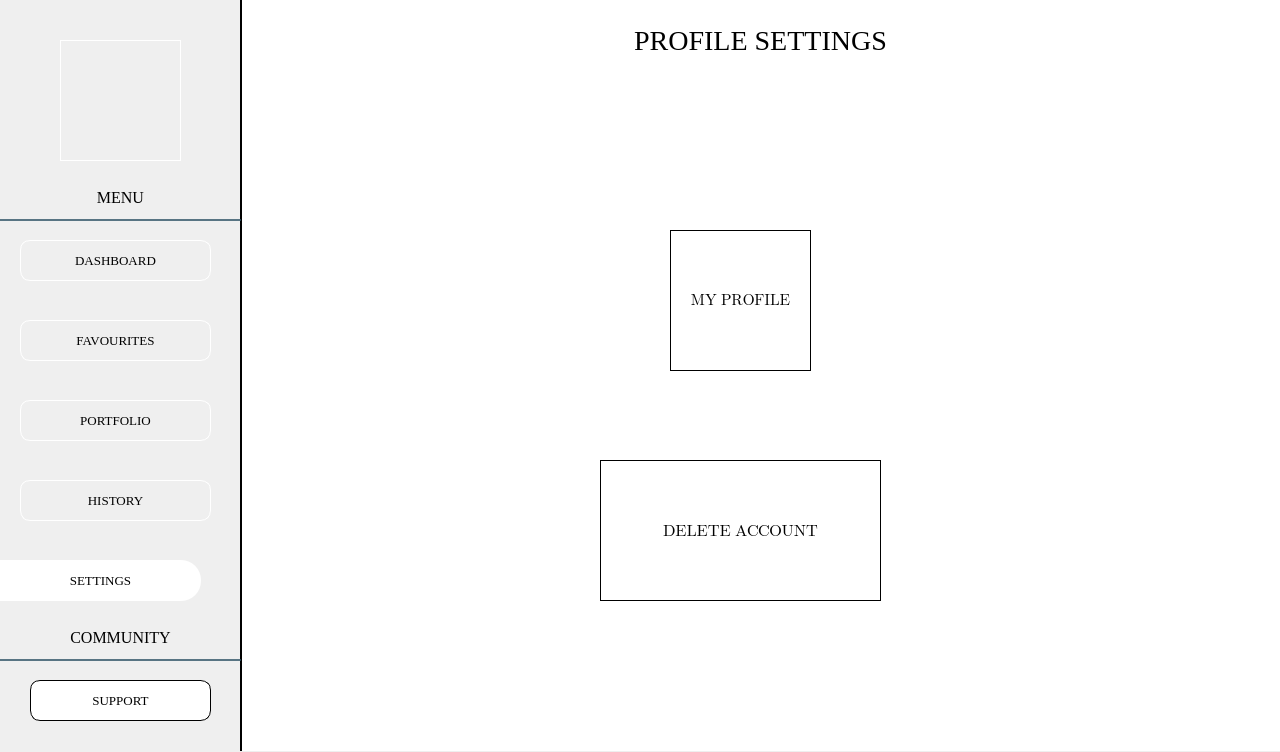
<?xml version="1.0" encoding="UTF-8"?>
<ui version="4.0">
 <class>Form</class>
 <widget class="QWidget" name="Form">
  <property name="geometry">
   <rect>
    <x>0</x>
    <y>0</y>
    <width>1280</width>
    <height>752</height>
   </rect>
  </property>
  <property name="windowTitle">
   <string>Form</string>
  </property>
  <widget class="QLabel" name="label">
   <property name="geometry">
    <rect>
     <x>0</x>
     <y>0</y>
     <width>1280</width>
     <height>750</height>
    </rect>
   </property>
   <property name="styleSheet">
    <string notr="true">background-image: url(:/Main/BG.jpg);</string>
   </property>
   <property name="text">
    <string/>
   </property>
  </widget>
  <widget class="QPushButton" name="hist">
   <property name="geometry">
    <rect>
     <x>20</x>
     <y>480</y>
     <width>191</width>
     <height>41</height>
    </rect>
   </property>
   <property name="font">
    <font>
     <family>Times New Roman</family>
     <pointsize>10</pointsize>
    </font>
   </property>
   <property name="styleSheet">
    <string notr="true">border-radius:10px;
border:0.5px solid rgb(255,255,255);</string>
   </property>
   <property name="text">
    <string>HISTORY</string>
   </property>
  </widget>
  <widget class="QPushButton" name="sett">
   <property name="geometry">
    <rect>
     <x>0</x>
     <y>560</y>
     <width>201</width>
     <height>41</height>
    </rect>
   </property>
   <property name="font">
    <font>
     <family>Times New Roman</family>
     <pointsize>10</pointsize>
    </font>
   </property>
   <property name="styleSheet">
    <string notr="true">background-color: rgb(255, 255, 255);
border-bottom-right-radius:20px;
border-top-right-radius:20px;
</string>
   </property>
   <property name="text">
    <string>SETTINGS</string>
   </property>
  </widget>
  <widget class="QPushButton" name="fav">
   <property name="geometry">
    <rect>
     <x>20</x>
     <y>320</y>
     <width>191</width>
     <height>41</height>
    </rect>
   </property>
   <property name="font">
    <font>
     <family>Times New Roman</family>
     <pointsize>10</pointsize>
    </font>
   </property>
   <property name="styleSheet">
    <string notr="true">border-radius:10px;
border:0.5px solid rgb(255,255,255);</string>
   </property>
   <property name="text">
    <string>FAVOURITES</string>
   </property>
  </widget>
  <widget class="QLabel" name="label_3">
   <property name="geometry">
    <rect>
     <x>240</x>
     <y>0</y>
     <width>1041</width>
     <height>751</height>
    </rect>
   </property>
   <property name="styleSheet">
    <string notr="true">background-color: rgb(255, 255, 255);
border-left:2px solid


</string>
   </property>
   <property name="text">
    <string/>
   </property>
  </widget>
  <widget class="QLabel" name="label_6">
   <property name="geometry">
    <rect>
     <x>60</x>
     <y>40</y>
     <width>121</width>
     <height>121</height>
    </rect>
   </property>
   <property name="styleSheet">
    <string notr="true">image: url(:/IMAGES/AMJH - Copy - Copy.png);

border:1px solid rgb(255, 255, 255);</string>
   </property>
   <property name="text">
    <string>&lt;html&gt;&lt;head/&gt;&lt;body&gt;&lt;p&gt;&lt;img src=&quot;:/Main/120.jpeg&quot;/&gt;&lt;/p&gt;&lt;/body&gt;&lt;/html&gt;</string>
   </property>
  </widget>
  <widget class="QPushButton" name="port">
   <property name="geometry">
    <rect>
     <x>20</x>
     <y>400</y>
     <width>191</width>
     <height>41</height>
    </rect>
   </property>
   <property name="font">
    <font>
     <family>Times New Roman</family>
     <pointsize>10</pointsize>
    </font>
   </property>
   <property name="styleSheet">
    <string notr="true">border-radius:10px;
border:0.5px solid rgb(255,255,255);</string>
   </property>
   <property name="text">
    <string>PORTFOLIO</string>
   </property>
  </widget>
  <widget class="QLabel" name="label_8">
   <property name="geometry">
    <rect>
     <x>0</x>
     <y>620</y>
     <width>241</width>
     <height>41</height>
    </rect>
   </property>
   <property name="font">
    <font>
     <family>Times New Roman</family>
     <pointsize>12</pointsize>
    </font>
   </property>
   <property name="styleSheet">
    <string notr="true">border:2px solid rgba(0,0,0,0);
border-bottom-color:rgba(46,82,101,200);
color:rgb(0,0,0);
padding-bottom:7px;</string>
   </property>
   <property name="text">
    <string>COMMUNITY</string>
   </property>
   <property name="alignment">
    <set>Qt::AlignCenter</set>
   </property>
  </widget>
  <widget class="QLabel" name="label_7">
   <property name="geometry">
    <rect>
     <x>0</x>
     <y>180</y>
     <width>241</width>
     <height>41</height>
    </rect>
   </property>
   <property name="font">
    <font>
     <family>Times New Roman</family>
     <pointsize>12</pointsize>
    </font>
   </property>
   <property name="styleSheet">
    <string notr="true">border:2px solid rgba(0,0,0,0);
border-bottom-color:rgba(46,82,101,200);
color:rgb(0,0,0);
padding-bottom:7px;</string>
   </property>
   <property name="text">
    <string>MENU</string>
   </property>
   <property name="alignment">
    <set>Qt::AlignCenter</set>
   </property>
  </widget>
  <widget class="QPushButton" name="supp">
   <property name="geometry">
    <rect>
     <x>30</x>
     <y>680</y>
     <width>181</width>
     <height>41</height>
    </rect>
   </property>
   <property name="font">
    <font>
     <family>Times New Roman</family>
     <pointsize>10</pointsize>
    </font>
   </property>
   <property name="styleSheet">
    <string notr="true">background-color: rgb(255, 255, 255);
border:1px solid;
border-radius:10px;</string>
   </property>
   <property name="text">
    <string>SUPPORT</string>
   </property>
  </widget>
  <widget class="QPushButton" name="dash">
   <property name="geometry">
    <rect>
     <x>20</x>
     <y>240</y>
     <width>191</width>
     <height>41</height>
    </rect>
   </property>
   <property name="font">
    <font>
     <family>Times New Roman</family>
     <pointsize>10</pointsize>
    </font>
   </property>
   <property name="styleSheet">
    <string notr="true">border-radius:10px;
border:0.5px solid rgb(255,255,255);</string>
   </property>
   <property name="text">
    <string>DASHBOARD</string>
   </property>
  </widget>
  <widget class="QLabel" name="label_9">
   <property name="geometry">
    <rect>
     <x>260</x>
     <y>20</y>
     <width>1001</width>
     <height>41</height>
    </rect>
   </property>
   <property name="font">
    <font>
     <family>Times New Roman</family>
     <pointsize>21</pointsize>
    </font>
   </property>
   <property name="styleSheet">
    <string notr="true"/>
   </property>
   <property name="text">
    <string>PROFILE SETTINGS</string>
   </property>
   <property name="alignment">
    <set>Qt::AlignCenter</set>
   </property>
  </widget>
  <widget class="QLabel" name="username_ug">
   <property name="geometry">
    <rect>
     <x>1230</x>
     <y>700</y>
     <width>55</width>
     <height>16</height>
    </rect>
   </property>
   <property name="text">
    <string>TextLabel</string>
   </property>
  </widget>
  <widget class="QPushButton" name="mypro">
   <property name="geometry">
    <rect>
     <x>670</x>
     <y>230</y>
     <width>141</width>
     <height>141</height>
    </rect>
   </property>
   <property name="font">
    <font>
     <family>Segoe UI Emoji</family>
     <pointsize>12</pointsize>
    </font>
   </property>
   <property name="styleSheet">
    <string notr="true">border:1px ridge</string>
   </property>
   <property name="text">
    <string>MY PROFILE</string>
   </property>
  </widget>
  <widget class="QPushButton" name="deleteaccount">
   <property name="geometry">
    <rect>
     <x>600</x>
     <y>460</y>
     <width>281</width>
     <height>141</height>
    </rect>
   </property>
   <property name="font">
    <font>
     <family>Segoe UI Emoji</family>
     <pointsize>13</pointsize>
    </font>
   </property>
   <property name="styleSheet">
    <string notr="true">border:1px ridge</string>
   </property>
   <property name="text">
    <string>DELETE ACCOUNT</string>
   </property>
  </widget>
  <zorder>username_ug</zorder>
  <zorder>label</zorder>
  <zorder>hist</zorder>
  <zorder>sett</zorder>
  <zorder>fav</zorder>
  <zorder>label_3</zorder>
  <zorder>label_6</zorder>
  <zorder>port</zorder>
  <zorder>label_8</zorder>
  <zorder>label_7</zorder>
  <zorder>supp</zorder>
  <zorder>dash</zorder>
  <zorder>label_9</zorder>
  <zorder>mypro</zorder>
  <zorder>deleteaccount</zorder>
 </widget>
 <resources>
  <include location="Mainqrcall.qrc"/>
 </resources>
 <connections/>
</ui>
